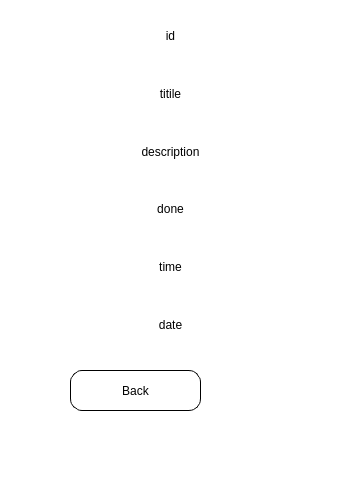
<?xml version="1.0" encoding="UTF-8"?>
<ui version="4.0">
 <class>window_details</class>
 <widget class="QMainWindow" name="window_details">
  <property name="geometry">
   <rect>
    <x>0</x>
    <y>0</y>
    <width>342</width>
    <height>481</height>
   </rect>
  </property>
  <property name="windowTitle">
   <string>To Do List- Details</string>
  </property>
  <property name="styleSheet">
   <string notr="true">background-color:#fff</string>
  </property>
  <widget class="QWidget" name="centralwidget">
   <widget class="QPushButton" name="btn_back">
    <property name="geometry">
     <rect>
      <x>70</x>
      <y>370</y>
      <width>131</width>
      <height>41</height>
     </rect>
    </property>
    <property name="styleSheet">
     <string notr="true">border:1px solid #000; border-radius:12px</string>
    </property>
    <property name="text">
     <string>Back</string>
    </property>
   </widget>
   <widget class="QWidget" name="gridLayoutWidget_2">
    <property name="geometry">
     <rect>
      <x>10</x>
      <y>10</y>
      <width>321</width>
      <height>341</height>
     </rect>
    </property>
    <layout class="QGridLayout" name="gridLayout">
     <item row="0" column="0">
      <widget class="QLabel" name="label_2">
       <property name="text">
        <string>id</string>
       </property>
       <property name="alignment">
        <set>Qt::AlignCenter</set>
       </property>
      </widget>
     </item>
     <item row="1" column="0">
      <widget class="QLabel" name="label_8">
       <property name="text">
        <string>titile</string>
       </property>
       <property name="alignment">
        <set>Qt::AlignCenter</set>
       </property>
      </widget>
     </item>
     <item row="2" column="0">
      <widget class="QLabel" name="label_7">
       <property name="text">
        <string>description</string>
       </property>
       <property name="alignment">
        <set>Qt::AlignCenter</set>
       </property>
      </widget>
     </item>
     <item row="3" column="0">
      <widget class="QLabel" name="label_10">
       <property name="text">
        <string>done</string>
       </property>
       <property name="alignment">
        <set>Qt::AlignCenter</set>
       </property>
      </widget>
     </item>
     <item row="4" column="0">
      <widget class="QLabel" name="label_11">
       <property name="text">
        <string>time</string>
       </property>
       <property name="alignment">
        <set>Qt::AlignCenter</set>
       </property>
      </widget>
     </item>
     <item row="5" column="0">
      <widget class="QLabel" name="label_12">
       <property name="text">
        <string>date</string>
       </property>
       <property name="alignment">
        <set>Qt::AlignCenter</set>
       </property>
      </widget>
     </item>
    </layout>
   </widget>
  </widget>
  <widget class="QMenuBar" name="menubar">
   <property name="geometry">
    <rect>
     <x>0</x>
     <y>0</y>
     <width>342</width>
     <height>22</height>
    </rect>
   </property>
  </widget>
  <widget class="QStatusBar" name="statusbar"/>
 </widget>
 <resources/>
 <connections/>
</ui>
